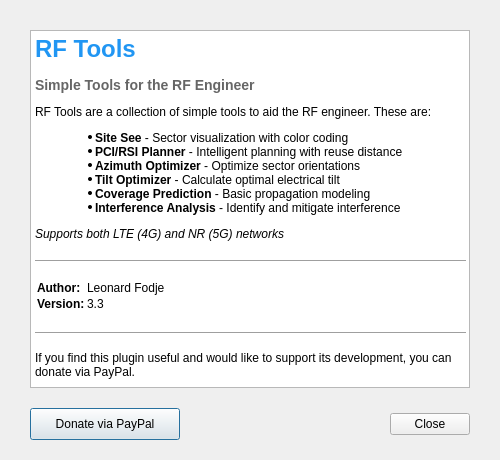
<?xml version="1.0" encoding="UTF-8"?>
<ui version="4.0">
 <class>AboutRFToolsDialogBase</class>
 <widget class="QDialog" name="AboutRFToolsDialogBase">
  <property name="geometry">
   <rect>
    <x>0</x>
    <y>0</y>
    <width>500</width>
    <height>460</height>
   </rect>
  </property>
  <property name="minimumSize">
   <size>
    <width>500</width>
    <height>450</height>
   </size>
  </property>
  <property name="windowTitle">
   <string>About RF Tools</string>
  </property>
  <property name="windowIcon">
   <iconset>
    <normaloff>icon_about.svg</normaloff>icon_about.svg</iconset>
  </property>
  <layout class="QVBoxLayout" name="verticalLayout">
   <property name="spacing">
    <number>20</number>
   </property>
   <property name="leftMargin">
    <number>30</number>
   </property>
   <property name="topMargin">
    <number>30</number>
   </property>
   <property name="rightMargin">
    <number>30</number>
   </property>
   <property name="bottomMargin">
    <number>20</number>
   </property>
   <item>
    <widget class="QTextBrowser" name="aboutTextBrowser">
     <property name="html">
      <string>&lt;!DOCTYPE HTML PUBLIC &quot;-//W3C//DTD HTML 4.0//EN&quot; &quot;http://www.w3.org/TR/REC-html40/strict.dtd&quot;&gt;
&lt;html&gt;&lt;head&gt;&lt;meta name=&quot;qrichtext&quot; content=&quot;1&quot; /&gt;&lt;style type=&quot;text/css&quot;&gt;
p, li { white-space: pre-wrap; }
&lt;/style&gt;&lt;/head&gt;&lt;body style=&quot; font-family:'MS Shell Dlg 2'; font-size:8.25pt; font-weight:400; font-style:normal;&quot;&gt;
&lt;h1 style=&quot; margin-top:18px; margin-bottom:12px; margin-left:0px; margin-right:0px; -qt-block-indent:0; text-indent:0px;&quot;&gt;&lt;span style=&quot; font-size:16pt; font-weight:600; color:#2196f3;&quot;&gt;RF Tools&lt;/span&gt;&lt;/h1&gt;
&lt;h3 style=&quot; margin-top:14px; margin-bottom:12px; margin-left:0px; margin-right:0px; -qt-block-indent:0; text-indent:0px;&quot;&gt;&lt;span style=&quot; font-size:11pt; font-weight:600; color:#666666;&quot;&gt;Simple Tools for the RF Engineer&lt;/span&gt;&lt;/h3&gt;
&lt;p style=&quot; margin-top:12px; margin-bottom:12px; margin-left:0px; margin-right:0px; -qt-block-indent:0; text-indent:0px;&quot;&gt;&lt;span style=&quot; font-size:9pt;&quot;&gt;RF Tools are a collection of simple tools to aid the RF engineer. These are:&lt;/span&gt;&lt;/p&gt;
&lt;ul style=&quot;margin-top: 0px; margin-bottom: 0px; margin-left: 0px; margin-right: 0px; -qt-list-indent: 1;&quot;&gt;&lt;li style=&quot;&quot; style=&quot; margin-top:6px; margin-bottom:0px; margin-left:20px; margin-right:0px; -qt-block-indent:0; text-indent:0px;&quot;&gt;&lt;span style=&quot; font-size:9pt; font-weight:600;&quot;&gt;Site See&lt;/span&gt;&lt;span style=&quot; font-size:9pt;&quot;&gt; - Sector visualization with color coding&lt;/span&gt;&lt;/li&gt;
&lt;li style=&quot;&quot; style=&quot; margin-top:0px; margin-bottom:0px; margin-left:20px; margin-right:0px; -qt-block-indent:0; text-indent:0px;&quot;&gt;&lt;span style=&quot; font-size:9pt; font-weight:600;&quot;&gt;PCI/RSI Planner&lt;/span&gt;&lt;span style=&quot; font-size:9pt;&quot;&gt; - Intelligent planning with reuse distance&lt;/span&gt;&lt;/li&gt;
&lt;li style=&quot;&quot; style=&quot; margin-top:0px; margin-bottom:0px; margin-left:20px; margin-right:0px; -qt-block-indent:0; text-indent:0px;&quot;&gt;&lt;span style=&quot; font-size:9pt; font-weight:600;&quot;&gt;Azimuth Optimizer&lt;/span&gt;&lt;span style=&quot; font-size:9pt;&quot;&gt; - Optimize sector orientations&lt;/span&gt;&lt;/li&gt;
&lt;li style=&quot;&quot; style=&quot; margin-top:0px; margin-bottom:0px; margin-left:20px; margin-right:0px; -qt-block-indent:0; text-indent:0px;&quot;&gt;&lt;span style=&quot; font-size:9pt; font-weight:600;&quot;&gt;Tilt Optimizer&lt;/span&gt;&lt;span style=&quot; font-size:9pt;&quot;&gt; - Calculate optimal electrical tilt&lt;/span&gt;&lt;/li&gt;
&lt;li style=&quot;&quot; style=&quot; margin-top:0px; margin-bottom:0px; margin-left:20px; margin-right:0px; -qt-block-indent:0; text-indent:0px;&quot;&gt;&lt;span style=&quot; font-size:9pt; font-weight:600;&quot;&gt;Coverage Prediction&lt;/span&gt;&lt;span style=&quot; font-size:9pt;&quot;&gt; - Basic propagation modeling&lt;/span&gt;&lt;/li&gt;
&lt;li style=&quot;&quot; style=&quot; margin-top:0px; margin-bottom:6px; margin-left:20px; margin-right:0px; -qt-block-indent:0; text-indent:0px;&quot;&gt;&lt;span style=&quot; font-size:9pt; font-weight:600;&quot;&gt;Interference Analysis&lt;/span&gt;&lt;span style=&quot; font-size:9pt;&quot;&gt; - Identify and mitigate interference&lt;/span&gt;&lt;/li&gt;&lt;/ul&gt;
&lt;p style=&quot; margin-top:12px; margin-bottom:12px; margin-left:0px; margin-right:0px; -qt-block-indent:0; text-indent:0px;&quot;&gt;&lt;span style=&quot; font-size:9pt; font-style:italic;&quot;&gt;Supports both LTE (4G) and NR (5G) networks&lt;/span&gt;&lt;/p&gt;
&lt;hr /&gt;
&lt;table border=&quot;0&quot; style=&quot; margin-top:12px; margin-bottom:12px; margin-left:0px; margin-right:0px;&quot; cellspacing=&quot;2&quot; cellpadding=&quot;0&quot;&gt;
&lt;tr&gt;
&lt;td&gt;
&lt;p style=&quot; margin-top:0px; margin-bottom:0px; margin-left:0px; margin-right:0px; -qt-block-indent:0; text-indent:0px;&quot;&gt;&lt;span style=&quot; font-size:9pt; font-weight:600;&quot;&gt;Author:&lt;/span&gt;&lt;/p&gt;&lt;/td&gt;
&lt;td&gt;
&lt;p style=&quot; margin-top:0px; margin-bottom:0px; margin-left:0px; margin-right:0px; -qt-block-indent:0; text-indent:0px;&quot;&gt;&lt;span style=&quot; font-size:9pt;&quot;&gt;Leonard Fodje&lt;/span&gt;&lt;/p&gt;&lt;/td&gt;&lt;/tr&gt;
&lt;tr&gt;
&lt;td&gt;
&lt;p style=&quot; margin-top:0px; margin-bottom:0px; margin-left:0px; margin-right:0px; -qt-block-indent:0; text-indent:0px;&quot;&gt;&lt;span style=&quot; font-size:9pt; font-weight:600;&quot;&gt;Version:&lt;/span&gt;&lt;/p&gt;&lt;/td&gt;
&lt;td&gt;
&lt;p style=&quot; margin-top:0px; margin-bottom:0px; margin-left:0px; margin-right:0px; -qt-block-indent:0; text-indent:0px;&quot;&gt;&lt;span style=&quot; font-size:9pt;&quot;&gt;3.3&lt;/span&gt;&lt;/p&gt;&lt;/td&gt;&lt;/tr&gt;&lt;/table&gt;
&lt;hr /&gt;
&lt;p style=&quot; margin-top:12px; margin-bottom:12px; margin-left:0px; margin-right:0px; -qt-block-indent:0; text-indent:0px;&quot;&gt;&lt;span style=&quot; font-size:9pt;&quot;&gt;If you find this plugin useful and would like to support its development, you can donate via PayPal.&lt;/span&gt;&lt;/p&gt;&lt;/body&gt;&lt;/html&gt;</string>
     </property>
     <property name="openExternalLinks">
      <bool>true</bool>
     </property>
    </widget>
   </item>
   <item>
    <layout class="QHBoxLayout" name="buttonLayout">
     <property name="spacing">
      <number>10</number>
     </property>
     <item>
      <widget class="QPushButton" name="donateButton">
       <property name="minimumSize">
        <size>
         <width>150</width>
         <height>32</height>
        </size>
       </property>
       <property name="text">
        <string>Donate via PayPal</string>
       </property>
      </widget>
     </item>
     <item>
      <spacer name="horizontalSpacer">
       <property name="orientation">
        <enum>Qt::Horizontal</enum>
       </property>
       <property name="sizeHint" stdset="0">
        <size>
         <width>40</width>
         <height>20</height>
        </size>
       </property>
      </spacer>
     </item>
     <item>
      <widget class="QDialogButtonBox" name="buttonBox">
       <property name="standardButtons">
        <set>QDialogButtonBox::Close</set>
       </property>
      </widget>
     </item>
    </layout>
   </item>
  </layout>
 </widget>
 <resources/>
 <connections>
  <connection>
   <sender>buttonBox</sender>
   <signal>rejected()</signal>
   <receiver>AboutRFToolsDialogBase</receiver>
   <slot>reject()</slot>
   <hints>
    <hint type="sourcelabel">
     <x>20</x>
     <y>20</y>
    </hint>
    <hint type="destinationlabel">
     <x>20</x>
     <y>20</y>
    </hint>
   </hints>
  </connection>
 </connections>
</ui>
